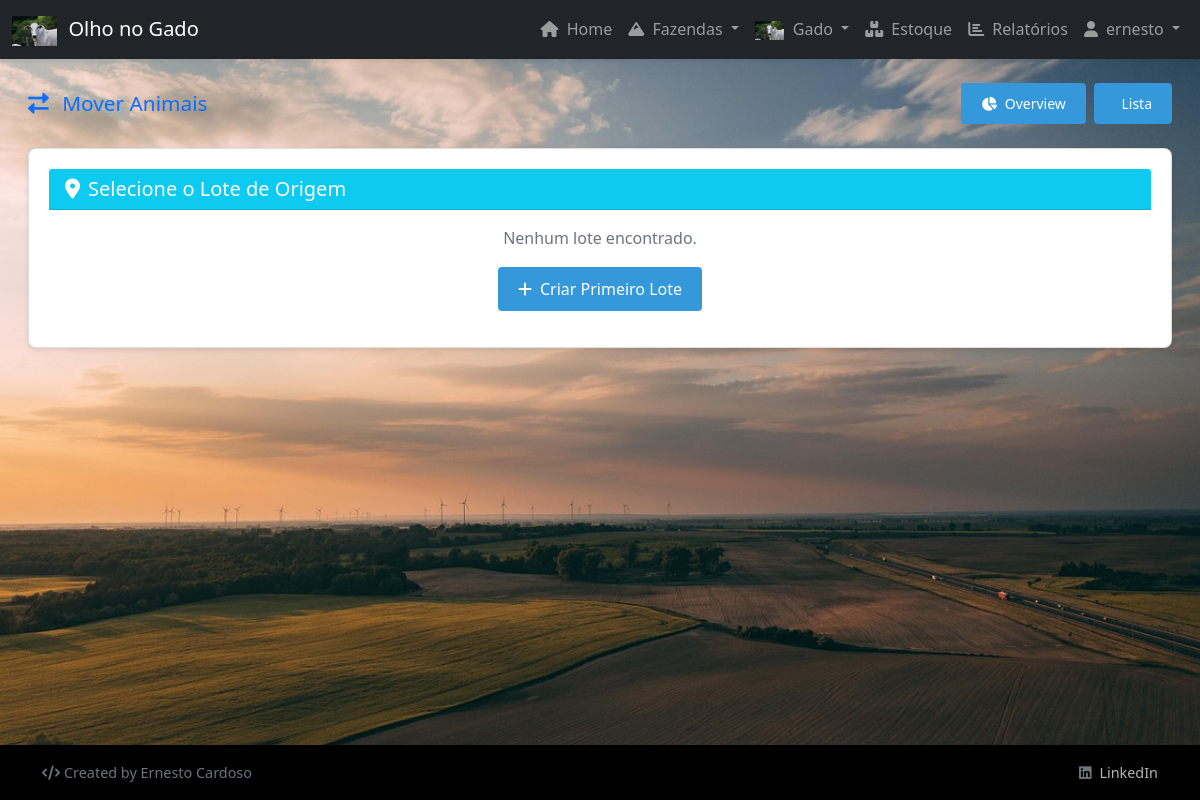
The page /gado/mover-animais/ (signed in) on the database as committed earlier.
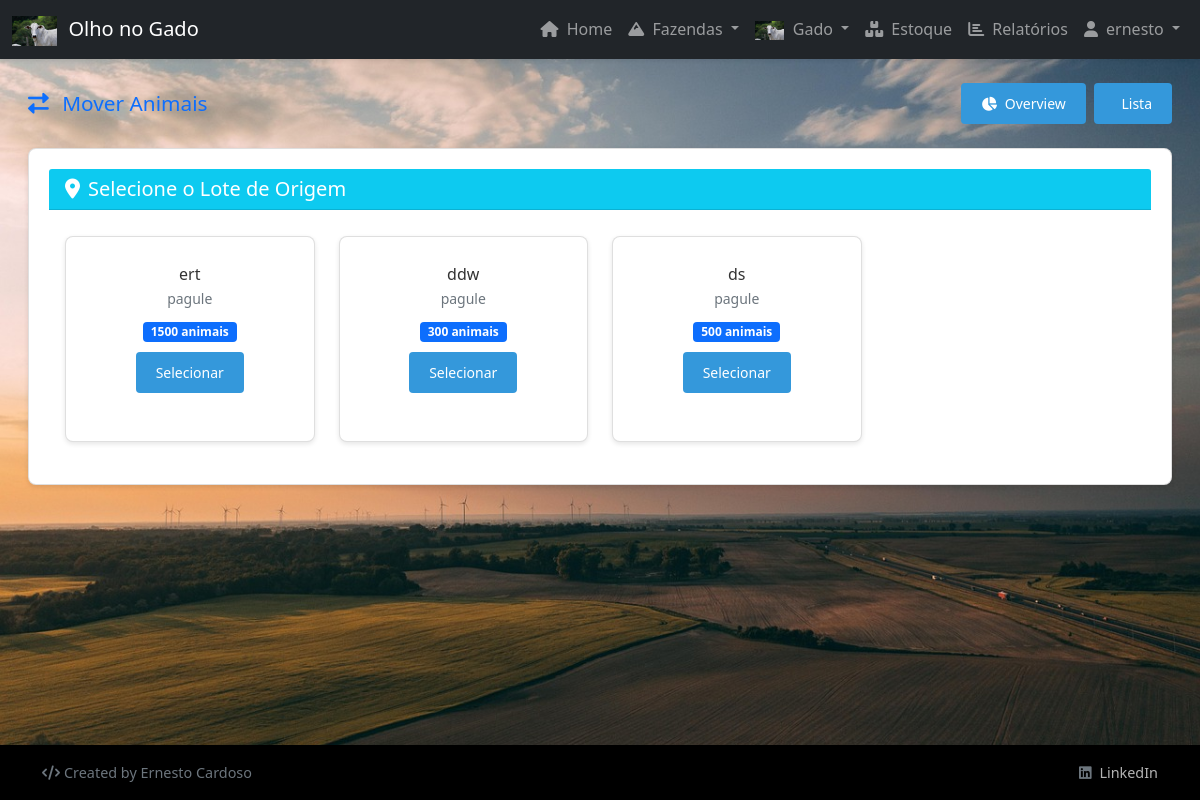
The same page on the database as committed later.
### fazendascdst/models.py (models this page shows, shortened)
class Lote(models.Model):
    user = models.ForeignKey(User, on_delete=models.CASCADE, null=True, blank=True)
    nome = models.CharField("Nome do Lote", max_length=100)
    fazenda = models.ForeignKey(Fazenda, on_delete=models.CASCADE, related_name='lotes')
    capacidade_maxima = models.IntegerField("Capacidade Máxima de Animais", null=True, blank=True)
    data_de_cadastro = models.DateField(auto_now_add=True)
    is_active = models.BooleanField(default=True)
    objects = ActiveManager()
    all_objects = AllManager()
    class Meta:
        verbose_name = "Lote"
        verbose_name_plural = "Lotes"
        unique_together = ['nome', 'fazenda']
    def get_animal_count(self):
        return self.animais.count()

class Fazenda(models.Model):
    user = models.ForeignKey(User, on_delete=models.CASCADE, null=True, blank=True)
    nome = models.CharField(max_length=100)
    localização = models.TextField()
    data_de_cadastro = models.DateField(auto_now_add=True)
    is_active = models.BooleanField(default=True)
    objects = ActiveManager()  # Manager padrão - apenas registros ativos
    all_objects = AllManager()  # Manager para todos os registros

### gado/views.py (the view, shortened to what this page needs)
# urls.py: path('mover-animais/', views.mover_animais, name='mover_animais'),
@login_required
def mover_animais(request):
    lote_id = request.GET.get('lote')
    if lote_id:
        lote_origem = get_object_or_404(Lote, id=lote_id, user=request.user)
        animais = Animal.objects.filter(lote=lote_origem, user=request.user)
        outros_lotes = Lote.objects.filter(fazenda=lote_origem.fazenda, user=request.user).exclude(id=lote_id)
    else:
        lote_origem = None
        animais = Animal.objects.filter(user=request.user)
        outros_lotes = Lote.objects.filter(user=request.user)
    context = {
        'lote_origem': lote_origem,
        'animais': animais,
        'outros_lotes': outros_lotes,
    }
    return render(request, 'gado/mover_animais.html', context)

### fazendascdst/models.py (called while the page is built)
    def get_queryset(self):
        return super().get_queryset().filter(is_active=True)

### gado/models.py (called while the page is built)
    def get_queryset(self):
        return super().get_queryset().filter(is_active=True)

### templates/gado/mover_animais.html (shortened to what this page needs)
{% extends 'base.html' %}
{% load static %}
{% block content %}
<div class="px-2 px-md-3">
    <div class="d-flex justify-content-between align-items-center mb-3 mb-md-4 flex-wrap">
        <h2 class="text-primary mb-2 mb-md-0" style="font-size: 1.3rem;">
            <i class="fas fa-exchange-alt me-1 me-md-2"></i>
            <span class="d-none d-sm-inline">Mover </span>Animais
        </h2>
        <div class="d-flex gap-2">
            <a href="{% url 'overview_piquetes' %}" class="btn btn-info btn-sm">
                <i class="fas fa-chart-pie me-1"></i>
                <span class="d-none d-sm-inline">Overview</span><span class="d-sm-none">Chart</span>
            </a>
            <a href="{% url 'lista_animais' %}" class="btn btn-secondary btn-sm">
                <span class="d-none d-sm-inline">Lista</span><span class="d-sm-none">Animais</span>
            </a>
        </div>
    </div>
    {% if not lote_origem %}
    <div class="card mb-4">
        <div class="card-header bg-info text-white">
            <h5 class="mb-0">
                <i class="fas fa-map-marker-alt me-2"></i>Selecione o Lote de Origem
            </h5>
        </div>
        <div class="card-body">
            <div class="row">
                {% for lote in outros_lotes %}
                <div class="col-6 col-md-4 col-lg-3 mb-3">
                    <div class="card h-100">
                        <div class="card-body text-center p-2">
                            <h6 class="card-title mb-1">{{ lote.nome }}</h6>
                            <p class="text-muted small mb-2">{{ lote.fazenda.nome }}</p>
                            <span class="badge bg-primary">{{ lote.get_animal_count }} animais</span>
                            <div class="mt-2">
                                <a href="{% url 'mover_animais' %}?lote={{ lote.id }}"
                                   class="btn btn-sm btn-success">Selecionar</a>
                            </div>
                        </div>
                    </div>
                </div>
                {% empty %}
                <div class="col-12 text-center">
                    <p class="text-muted">Nenhum lote encontrado.</p>
                    <a href="{% url 'adicionar_piquete' %}" class="btn btn-success">
                        <i class="fas fa-plus me-2"></i>Criar Primeiro Lote
                    </a>
                </div>
                {% endfor %}
            </div>
        </div>
    </div>
    {% endif %}
</div>
{% endblock %}

Rows that differ between the two databases and show on the page:
added Lote: nome "ert", fazenda.nome "pagule", get_animal_count "1500"
added Lote: nome "ddw", fazenda.nome "pagule", get_animal_count "300"
added Lote: nome "ds", fazenda.nome "pagule", get_animal_count "500"
Other text that changed with them:
text no longer shown: "Nenhum lote encontrado. Criar Primeiro Lote"
